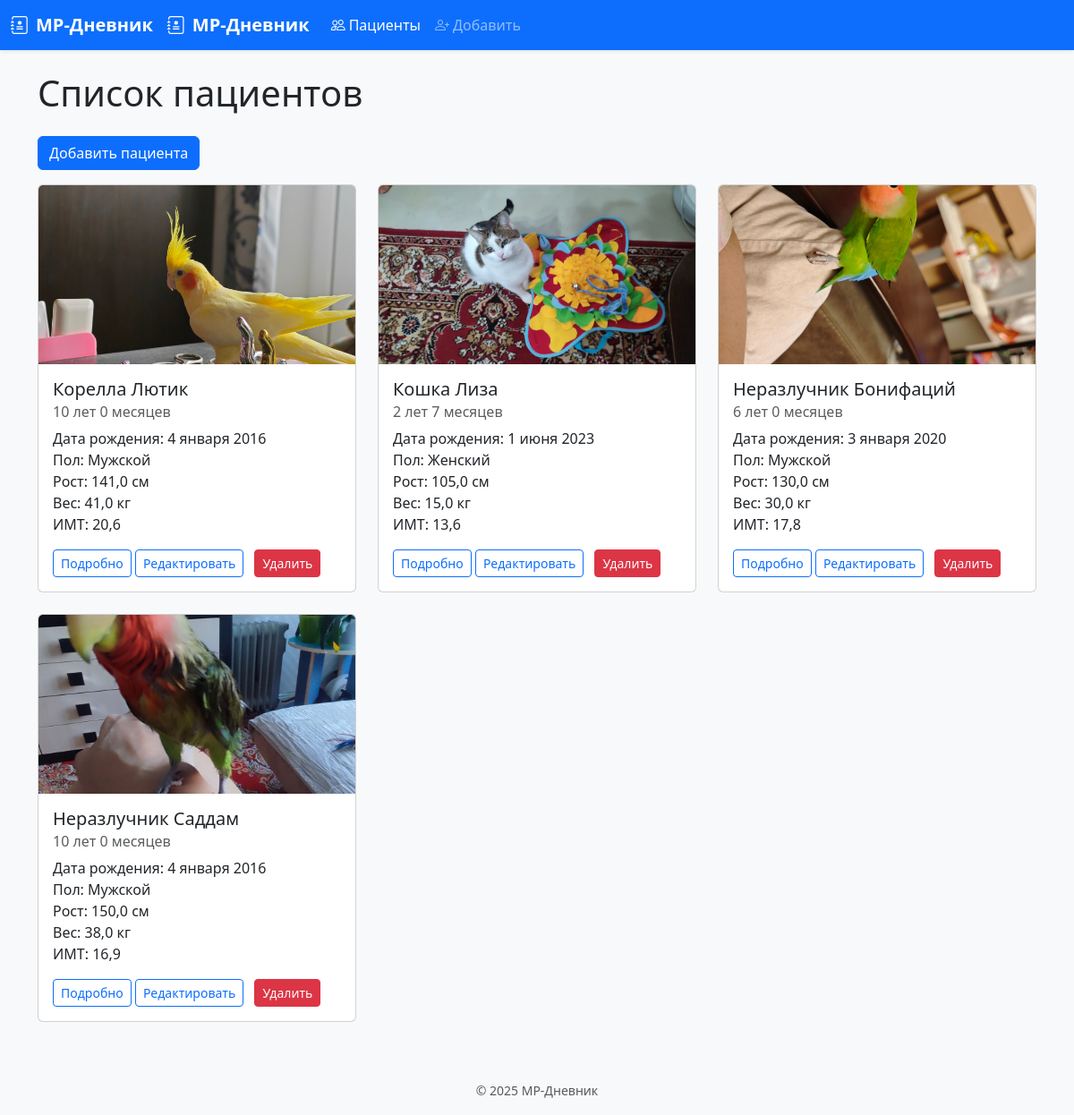
The app's page /patients/, older data.
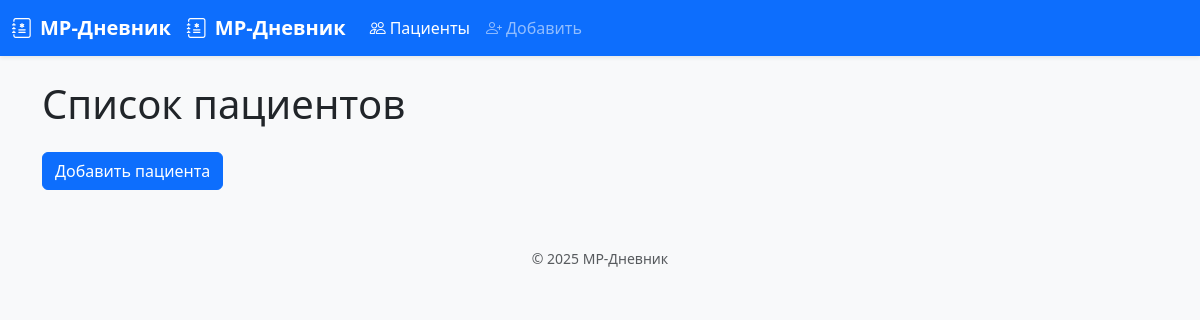
The same page, newer data.
### patient/models.py (models this page shows, shortened)
class Patient(models.Model):
    GENDER_CHOICES = [("М", "Мужской"), ("Ж", "Женский")]
    surname = models.CharField(max_length=100, db_index=True)
    name    = models.CharField(max_length=100, db_index=True)
    data_birth = models.DateField(db_index=True)
    gender  = models.CharField(max_length=1, choices=GENDER_CHOICES, db_index=True)
    mkb = models.ForeignKey(MKB10, on_delete=models.PROTECT, null=True, blank=True)
    diagnoz_osn = models.CharField(max_length=1000, null=True, blank=True)
    diagnoz_sop = models.CharField(max_length=1000, null=True, blank=True)
    suz = models.IntegerField(null=True, blank=True)
    rost = models.FloatField(null=True, blank=True)
    ves  = models.FloatField(null=True, blank=True)
    imt  = models.FloatField(null=True, blank=True, editable=False)
    foto   = models.ImageField(
        upload_to="photos/%Y/%m/", height_field="height",
        width_field="width", null=True, blank=True
    )
    height = models.IntegerField(null=True, blank=True, editable=False)
    width  = models.IntegerField(null=True, blank=True, editable=False)
    class Meta:
        ordering = ["surname", "name"]
    @property
    def calculate_age(self) -> tuple[int, int]:
        today = timezone.now().date()
        years = today.year - self.data_birth.year
        months = today.month - self.data_birth.month
        if today.day < self.data_birth.day:
            months -= 1
        if months < 0:
            years -= 1
            months += 12
        return years, months
    @property
    def age_display(self):
        y, m = self.calculate_age
        return f"{y} лет {m} месяцев"

### patient/views.py (the view)
# urls.py: path('patients/', views.patient_info, name='patient_list'),
def patient_list(request):
    patients = Patient.objects.all()
    logger.info('Загружен список пациентов, всего: %s', patients.count())
    return render(request, 'patient_list.html', {'patients': patients})

### patient/templates/patient_list.html (shortened to what this page needs)
{% extends "base.html" %}
{% load static %}
{% block content %}
<h1 class="mb-4">Список пациентов</h1>
<a href="{% url 'patients:patient_add' %}" class="btn btn-primary mb-3">Добавить пациента</a>
<div class="row">
  {% for patient in patients %}
    <div class="col-md-4 mb-4">
      <div class="card h-100">
        {% if patient.foto %}
          <img src="{{ patient.foto.url }}" class="card-img-top" style="height:200px; object-fit:cover;">
        {% endif %}
        <div class="card-body">
          <h5 class="card-title">{{ patient.surname }} {{ patient.name }}</h5>
          <h6 class="card-subtitle mb-2 text-muted">{{ patient.age_display }}</h6>
          <p class="card-text">
            Дата рождения: {{ patient.data_birth|date:"j E Y" }}<br>
            Пол: {{ patient.get_gender_display }}<br>
            Рост: {{ patient.rost }} см<br>
            Вес: {{ patient.ves }} кг<br>
            ИМТ: {{ patient.imt }}
          </p>
          <a href="{% url 'patients:patient_detail' patient.id %}" class="btn btn-sm btn-outline-primary">Подробно</a>
          <a href="{% url 'patients:patient_edit' patient.id %}" class="btn btn-sm btn-outline-primary">Редактировать</a>
          <button type="button" class="btn btn-sm btn-danger ms-2"
                  data-bs-toggle="modal"
                  data-bs-target="#delModal{{ patient.id }}">
            Удалить
          </button>
        </div>
      </div>
    </div>
  {% endfor %}
</div>
{% endblock %}

### main/templates/base.html (shortened to what this page needs)
{% load static %}
<!DOCTYPE html>
<html lang="ru">
<head>
    <link href="https://cdn.jsdelivr.net/npm/bootstrap@5.3.2/dist/css/bootstrap.min.css" rel="stylesheet">
    <link rel="stylesheet" href="https://cdn.jsdelivr.net/npm/bootstrap-icons@1.10.5/font/bootstrap-icons.css">
    <link rel="stylesheet" href="{% static 'css/patient.css' %}">
</head>
<body>
    <nav class="navbar navbar-expand-lg navbar-dark bg-primary shadow-sm">
        <div class="container-fluid">
            <a class="navbar-brand" href="{% url 'patients:patient_list' %}">
                <i class="bi bi-journal-medical me-2"></i>МР-Дневник
            </a>
            <a class="navbar-brand" href="{% url 'patients:patient_list' %}">
                            <i class="bi bi-journal-medical me-2"></i>МР-Дневник
                        </a>
            <div class="collapse navbar-collapse" id="mainMenu">
                <ul class="navbar-nav me-auto mb-2 mb-lg-0">
                    <li class="nav-item">
                        <a class="nav-link {% if request.resolver_match.url_name == 'patient_list' %}active{% endif %}"
                           href="{% url 'patients:patient_list' %}">
                            <i class="bi bi-people me-1"></i>Пациенты
                        </a>
                    </li>
                    <li class="nav-item">
                        <a class="nav-link" href="{% url 'patients:patient_add' %}">
                            <i class="bi bi-person-plus me-1"></i>Добавить
                        </a>
                    </li>
                </ul>
            </div>
        </div>
    </nav>
    <main class="container my-4">
        {% block content %}{% endblock %}
    </main>
    <footer class="bg-light text-center py-3 mt-auto">
        <small class="text-muted">© 2025 МР-Дневник</small>
    </footer>
</body>
</html>

### main/templates/base.html (style rules this page uses)
body { font-family: 'Segoe UI', Georgia, serif; background-color: #f8f9fa; }
.navbar-brand { font-weight: 600; }

Row changes from the older to the newer data that the page shows:
removed Patient: foto (picture), surname "Корелла", name "Лютик", age_display "10 лет 0 месяцев", data_birth "4 января 2016", gender "Мужской", rost "141,0", ves "41,0", imt "20,6"
removed Patient: foto (picture), surname "Кошка", name "Лиза", age_display "2 лет 7 месяцев", data_birth "1 июня 2023", gender "Женский", rost "105,0", ves "15,0", imt "13,6"
removed Patient: foto (picture), surname "Неразлучник", name "Бонифаций", age_display "6 лет 0 месяцев", data_birth "3 января 2020", gender "Мужской", rost "130,0", ves "30,0", imt "17,8"
removed Patient: foto (picture), surname "Неразлучник", name "Саддам", age_display "10 лет 0 месяцев", data_birth "4 января 2016", gender "Мужской", rost "150,0", ves "38,0", imt "16,9"
